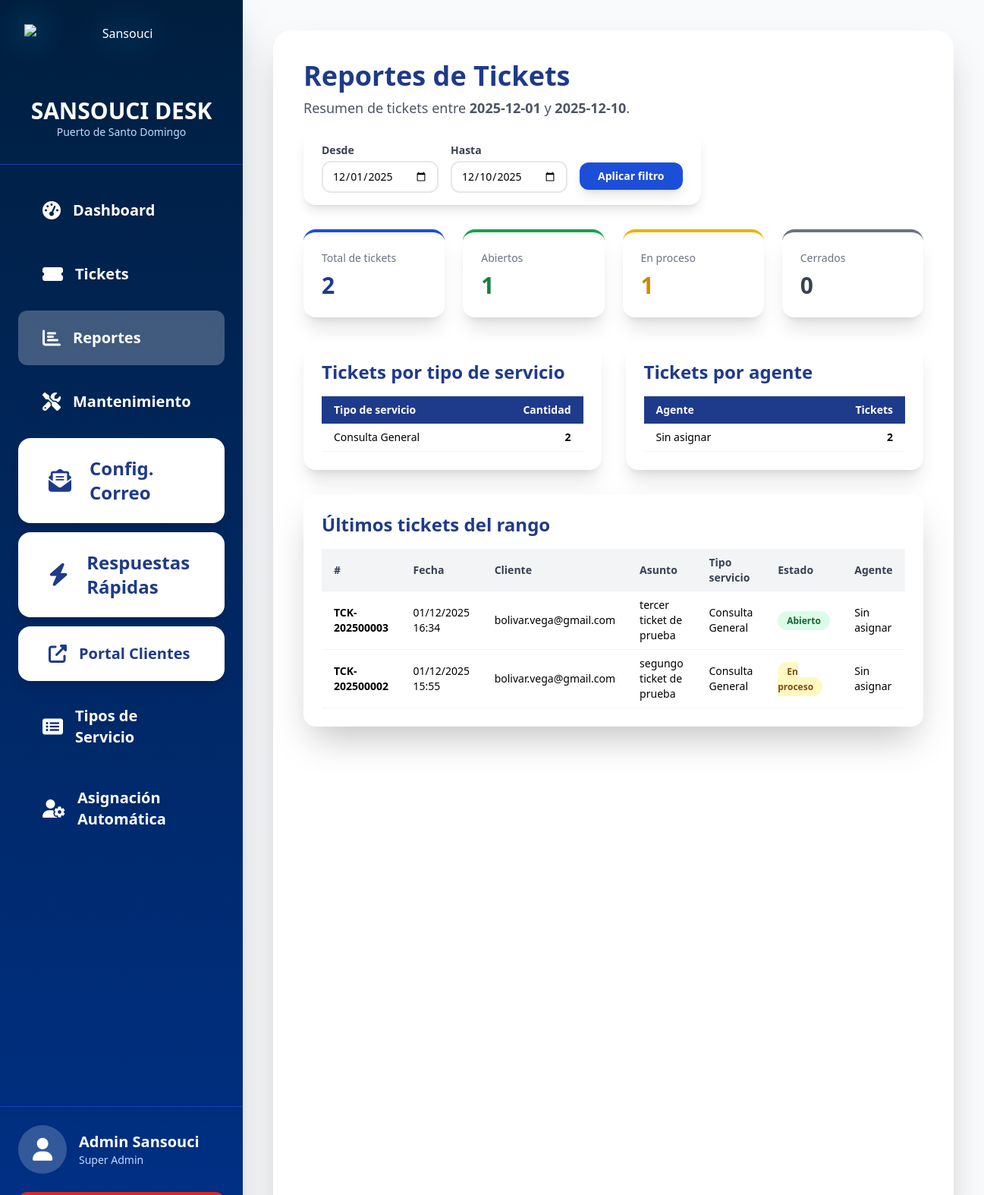
The page /reportes.php (signed in) on the database its author committed.
### tables this page shows
CREATE TABLE `tickets` (
  `id` int(11) NOT NULL,
  `numero` varchar(20) DEFAULT NULL,
  `cliente_email` varchar(100) DEFAULT NULL,
  `asunto` varchar(200) DEFAULT NULL,
  `mensaje` text DEFAULT NULL,
  `estado` enum('abierto','en_proceso','pendiente_cliente','cerrado') DEFAULT 'abierto',
  `prioridad` enum('baja','normal','alta','urgente') DEFAULT 'normal',
  `agente_id` int(11) DEFAULT NULL,
  `creado_el` datetime DEFAULT current_timestamp(),
  `actualizado_el` datetime DEFAULT NULL ON UPDATE current_timestamp(),
  `tipo_servicio` varchar(100) DEFAULT 'General'
);

### reportes.php (the view, shortened to what this page needs)
<?php
require 'header.php';
    ?>
    <?php
$hoy = date('Y-m-d');
$primer_dia_mes = date('Y-m-01');
$fecha_desde = $_GET['desde'] ?? $primer_dia_mes;
$fecha_hasta = $_GET['hasta'] ?? $hoy;
$desde_sql = $fecha_desde . ' 00:00:00';
$hasta_sql = $fecha_hasta . ' 23:59:59';
$rango_params = [$desde_sql, $hasta_sql];
$stmt = $pdo->prepare("
    SELECT
        COUNT(*) AS total,
        SUM(estado = 'abierto') AS abiertos,
        SUM(estado = 'en_proceso') AS en_proceso,
        SUM(estado = 'cerrado') AS cerrados
    FROM tickets
    WHERE creado_el BETWEEN ? AND ?
");
$stmt->execute($rango_params);
$kpi = $stmt->fetch(PDO::FETCH_ASSOC) ?: [
    'total' => 0,
    'abiertos' => 0,
    'en_proceso' => 0,
    'cerrados' => 0,
];
$stmt = $pdo->prepare("
    SELECT
        COALESCE(tipo_servicio, 'General') AS tipo_servicio,
        COUNT(*) AS cantidad
    FROM tickets
    WHERE creado_el BETWEEN ? AND ?
    GROUP BY tipo_servicio
    ORDER BY cantidad DESC
");
$stmt->execute($rango_params);
$por_tipo = $stmt->fetchAll(PDO::FETCH_ASSOC) ?: [];
$stmt = $pdo->prepare("
    SELECT
        u.nombre AS agente,
        COUNT(*) AS total
    FROM tickets t
    LEFT JOIN users u ON t.agente_id = u.id
    WHERE t.creado_el BETWEEN ? AND ?
    GROUP BY t.agente_id
    ORDER BY total DESC
");
$stmt->execute($rango_params);
$por_agente = $stmt->fetchAll(PDO::FETCH_ASSOC) ?: [];
$stmt = $pdo->prepare("
    SELECT
        t.*,
        u.nombre AS agente_nombre
    FROM tickets t
    LEFT JOIN users u ON t.agente_id = u.id
    WHERE t.creado_el BETWEEN ? AND ?
    ORDER BY t.creado_el DESC
    LIMIT 15
");
$stmt->execute($rango_params);
$ultimos = $stmt->fetchAll(PDO::FETCH_ASSOC) ?: [];
?>
<div class="flex flex-col gap-8">
    <div class="flex flex-wrap items-center justify-between gap-4">
        <div>
            <h1 class="text-4xl font-extrabold text-blue-900 mb-2">Reportes de Tickets</h1>
            <p class="text-lg text-gray-600">
                Resumen de tickets entre
                <strong><?= htmlspecialchars($fecha_desde) ?></strong> y
                <strong><?= htmlspecialchars($fecha_hasta) ?></strong>.
            </p>
        </div>
        <form method="GET" class="bg-white shadow-lg rounded-2xl px-6 py-4 flex flex-wrap items-end gap-4">
            <div>
                <label class="block text-sm font-semibold text-gray-700 mb-1">Desde</label>
                <input type="date" name="desde"
                       value="<?= htmlspecialchars($fecha_desde) ?>"
                       class="border-2 rounded-xl px-3 py-2 text-sm focus:outline-none focus:ring-2 focus:ring-blue-500">
            </div>
            <div>
                <label class="block text-sm font-semibold text-gray-700 mb-1">Hasta</label>
                <input type="date" name="hasta"
                       value="<?= htmlspecialchars($fecha_hasta) ?>"
                       class="border-2 rounded-xl px-3 py-2 text-sm focus:outline-none focus:ring-2 focus:ring-blue-500">
            </div>
            <div class="pb-1">
                <button type="submit"
                        class="bg-blue-700 hover:bg-blue-800 text-white font-bold px-6 py-2 rounded-xl text-sm shadow-lg">
                    Aplicar filtro
                </button>
            </div>
        </form>
    </div>
    <div class="grid grid-cols-1 md:grid-cols-4 gap-6">
        <div class="bg-white rounded-2xl shadow-xl p-6 border-t-4 border-blue-700">
            <p class="text-sm text-gray-500">Total de tickets</p>
            <p class="text-3xl font-extrabold text-blue-900 mt-2"><?= (int)$kpi['total'] ?></p>
        </div>
        <div class="bg-white rounded-2xl shadow-xl p-6 border-t-4 border-green-600">
            <p class="text-sm text-gray-500">Abiertos</p>
            <p class="text-3xl font-extrabold text-green-700 mt-2"><?= (int)$kpi['abiertos'] ?></p>
        </div>
        <div class="bg-white rounded-2xl shadow-xl p-6 border-t-4 border-yellow-500">
            <p class="text-sm text-gray-500">En proceso</p>
            <p class="text-3xl font-extrabold text-yellow-600 mt-2"><?= (int)$kpi['en_proceso'] ?></p>
        </div>
        <div class="bg-white rounded-2xl shadow-xl p-6 border-t-4 border-gray-500">
            <p class="text-sm text-gray-500">Cerrados</p>
            <p class="text-3xl font-extrabold text-gray-700 mt-2"><?= (int)$kpi['cerrados'] ?></p>
        </div>
    </div>
    <div class="grid grid-cols-1 lg:grid-cols-2 gap-8">
        <div class="bg-white rounded-2xl shadow-xl p-6">
            <h2 class="text-2xl font-bold text-blue-900 mb-4">Tickets por tipo de servicio</h2>
            <?php if (empty($por_tipo)): ?>
                <p class="text-gray-500">No hay tickets en el rango seleccionado.</p>
            <?php else: ?>
                <table class="w-full table-auto text-sm">
                    <thead class="bg-blue-900 text-white">
                        <tr>
                            <th class="px-4 py-2 text-left">Tipo de servicio</th>
                            <th class="px-4 py-2 text-right">Cantidad</th>
                        </tr>
                    </thead>
                    <tbody>
                    <?php foreach ($por_tipo as $fila): ?>
                        <tr class="border-b border-gray-100">
                            <td class="px-4 py-2">
                                <?= htmlspecialchars($fila['tipo_servicio']) ?>
                            </td>
                            <td class="px-4 py-2 text-right font-bold">
                                <?= (int)$fila['cantidad'] ?>
                            </td>
                        </tr>
                    <?php endforeach; ?>
                    </tbody>
                </table>
            <?php endif; ?>
        </div>
        <div class="bg-white rounded-2xl shadow-xl p-6">
            <h2 class="text-2xl font-bold text-blue-900 mb-4">Tickets por agente</h2>
            <?php if (empty($por_agente)): ?>
                <p class="text-gray-500">No hay tickets en el rango seleccionado.</p>
            <?php else: ?>
                <table class="w-full table-auto text-sm">
                    <thead class="bg-blue-900 text-white">
                        <tr>
                            <th class="px-4 py-2 text-left">Agente</th>
                            <th class="px-4 py-2 text-right">Tickets</th>
                        </tr>
                    </thead>
                    <tbody>
                    <?php foreach ($por_agente as $fila): ?>
                        <tr class="border-b border-gray-100">
                            <td class="px-4 py-2">
                                <?= htmlspecialchars($fila['agente'] ?? 'Sin asignar') ?>
                            </td>
                            <td class="px-4 py-2 text-right font-bold">
                                <?= (int)$fila['total'] ?>
                            </td>
                        </tr>
                    <?php endforeach; ?>
                    </tbody>
                </table>
            <?php endif; ?>
        </div>
    </div>
    <div class="bg-white rounded-2xl shadow-2xl p-6">
        <h2 class="text-2xl font-bold text-blue-900 mb-4">Últimos tickets del rango</h2>
        <?php if (empty($ultimos)): ?>
            <p class="text-gray-500">No hay tickets en el rango seleccionado.</p>
        <?php else: ?>
            <div class="overflow-x-auto">
                <table class="w-full table-auto text-sm">
                    <thead class="bg-gray-100 text-gray-700">
                        <tr>
                            <th class="px-4 py-2 text-left">#</th>
                            <th class="px-4 py-2 text-left">Fecha</th>
                            <th class="px-4 py-2 text-left">Cliente</th>
                            <th class="px-4 py-2 text-left">Asunto</th>
                            <th class="px-4 py-2 text-left">Tipo servicio</th>
                            <th class="px-4 py-2 text-left">Estado</th>
                            <th class="px-4 py-2 text-left">Agente</th>
                        </tr>
                    </thead>
                    <tbody>
                    <?php foreach ($ultimos as $t):
                        $numero = $t['numero'] ?? 'TCK-'.str_pad($t['id'], 5, '0', STR_PAD_LEFT);
                    ?>
                        <tr class="border-b border-gray-100 hover:bg-gray-50">
                            <td class="px-4 py-2 font-semibold">
                                <?= htmlspecialchars($numero) ?>
                            </td>
                            <td class="px-4 py-2">
                                <?= htmlspecialchars(date('d/m/Y H:i', strtotime($t['creado_el']))) ?>
                            </td>
                            <td class="px-4 py-2">
                                <?= htmlspecialchars($t['cliente_email']) ?>
                            </td>
                            <td class="px-4 py-2">
                                <?= htmlspecialchars($t['asunto']) ?>
                            </td>
                            <td class="px-4 py-2">
                                <?= htmlspecialchars($t['tipo_servicio'] ?? 'General') ?>
                            </td>
                            <td class="px-4 py-2">
                                <span class="px-3 py-1 rounded-full text-xs font-bold
                                    <?= $t['estado'] === 'abierto' ? 'bg-green-100 text-green-800' :
                                       ($t['estado'] === 'cerrado' ? 'bg-gray-400 text-white' :
                                                                    'bg-yellow-100 text-yellow-800') ?>">
                                    <?= ucfirst(str_replace('_', ' ', $t['estado'])) ?>
                                </span>
                            </td>
                            <td class="px-4 py-2">
                                <?= htmlspecialchars($t['agente_nombre'] ?? 'Sin asignar') ?>
                            </td>
                        </tr>
                    <?php endforeach; ?>
                    </tbody>
                </table>
            </div>
        <?php endif; ?>
    </div>
</div>
<?php
require 'footer.php';
?>

### header.php (style rules this page uses)
body { background: #f8fafc; font-family: 'Segoe UI', sans-serif; }

### rows shown on the page
tickets: numero "TCK-202500003", creado_el "01/12/2025 16:34", cliente_email "bolivar.vega@gmail.com", asunto "tercer ticket de prueba", tipo_servicio "Consulta General", estado "Abierto", agente_nombre "Sin asignar"
tickets: numero "TCK-202500002", creado_el "01/12/2025 15:55", cliente_email "bolivar.vega@gmail.com", asunto "segungo ticket de prueba", tipo_servicio "Consulta General", estado "En proceso", agente_nombre "Sin asignar"

### other values the page prints
$user['nombre'] "Admin Sansouci"
$kpi['total'] "2"
$kpi['abiertos'] "1"
$kpi['en_proceso'] "1"
$kpi['cerrados'] "0"
$fila['tipo_servicio'] "Consulta General"
$fila['cantidad'] "2"
$fila['agente'] "Sin asignar"
$fila['total'] "2"
